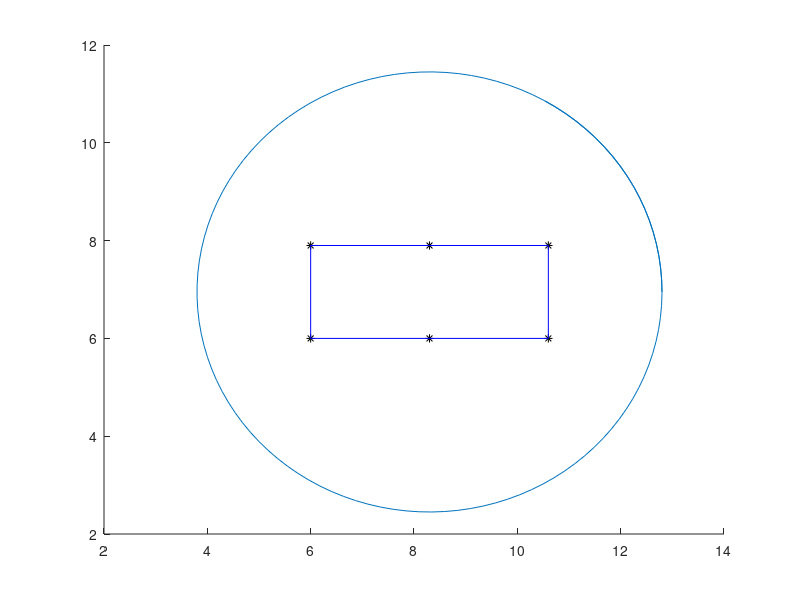

MATLAB code for this plot: (Note: this script raises an error after producing the figure.)
%UWB Project

%In this code, you can change the positions of the anchors or the radius of
%the path in order to observe the LS RMSE and Kalman RMSE from the model

clear all
close all


m = 6; %change this to the number of anchors you'd like
%m can also be a vector to run multiple trials in succession.
%sweep will track the LS and Kalman RMSE over the different configuration
%ran
sweep = zeros(3, length(m));

%preset anchors - you may modify these positions, or keep them.
A = [6 6; 6 7.9; 10.6 6; 10.6 7.9; 8.3 6; 8.3 7.9;... %Anchors 1-6
    7.15 6.95; 9.45 6.95; 9.45 7.9; 9.45 6; 7.15 7.9; 7.15 6; ... %Anchors 7-12
    6 6.95; 10.6 6.95; 8.3 6.95].'; %Anchors 13-15

%if length(m) > 1 then the for loop will run for each anchor configuration
for p = 1: length(m)
%Sampling every 0.25s
dt = 0.25;
v = 1; %velocity
%Each measurement is modeled by a gaussian random variable around the true
%range with a variance of 0.5 m^2
k = 0:dt:33; %k is the vector of time steps
r = 4.5;  %radius of the path from the center of the vehicle in meters (This can be changed if desired)
c = [8.3, 6.95]; %center of the vehicle
path(:,1) = r * cos(k/r) + c(1); %x value of path
path(:,2) = r * sin(k/r) + c(2); %y value of path

hold on
p1 = plot(path(:,1), path(:,2));  %path of the tag
Aall = (A(:,1:m(p))).';  %matrix of anchors
plot(Aall(:,1), Aall(:,2),'k*')
rectangle('Position', [6 6 4.6 1.9], 'EdgeColor', 'b') %vehicle outline

Nm = length(Aall); %Number of measurements, or anchors

%kalman filter and system set up

Fk = [1, 0, dt, 0; 0, 1, 0, dt; 0, 0, 1, 0; 0, 0, 0, 1];
Gk = [1, 0, 0, 0; 0, 1, 0, 0];
B = [0;0;0;0];
D = [0;0];

eta = 1.75;
R = [eta, 0; 0, eta]; %The covariance of the measurement noise
Q = [0, 0, 0,0; 0,0,0,0; 0,0,dt^2, 0; 0,0,0,dt^2]; %Covariance of the state

iter = 1; %number of times to run.
SumKError = 0;
SumLSError = 0;
K_Error = zeros(length(k),iter);

%For loop of iterations
for n = 1:iter

    zdis = zeros(Nm, length(k));
    xydata = zeros(Nm, length(k));
    var = .5;
    
    %For loop to create noisy measurement, zdis
    for i = 1: length(k)
        for j = 1:Nm %number of measurements
            noise = normrnd(0,sqrt(var));
            zdis(j,i) = sqrt((path(i,1) - Aall(j,1))^2 + (path(i,2) - Aall(j,2))^2) + noise;
        end
    end
    
    %least squares algorithm
    fun = @(xy,Aall)(sqrt((xy(:,1) - Aall(:,1)).^2 + (xy(:,2) - Aall(:,2)).^2));
    x0 = [9,7]; %initial estimate is approximately center of the vehicle
    
    LSestimate = zeros(length(k),2);
    kalmest = zeros(length(k),2);
    
    LS_distsq = zeros(length(k),1);
    K_distsq = zeros(length(k),1);
    
    %Kalman filter
    for i = 1: length(k)
        
        %theta is the x and y estimate from the LS algorithm
        theta = lsqcurvefit(fun,x0,Aall,(zdis(:,i)));
        zk = [theta(1); theta(2)]; %the estimate from the LS algorithm is zk
        %set up initial values for k = 1
        if i == 1
            muk1k1 = [theta(1); theta(2); 0;0];
            v = [1,1,1,1];
            Pk1k1 = diag(v);
        end
        mukk1 = Fk*muk1k1;
        Pkk1 = Q + Fk*Pk1k1*Fk.';
        Kk = Pkk1 * Gk.' * inv(Gk*Pkk1*Gk.' + R); %Kalman gain matrix
        
        mukk = mukk1 + Kk *(zk - Gk*mukk1); %state estimate (position and velocity)
        Pkk = Pkk1 - Kk*Gk*Pkk1;
        
        kalmest(i,1) = mukk(1); %x value estimate
        kalmest(i,2) = mukk(2); %y value estimate
        x0 = [mukk(1), mukk(2)];
        LSestimate(i,:) = theta;
        
        %We only need to plot one iteration
        if n==1
            p3 = plot(theta(1), theta(2), 'rx');
        end
        %update the mu and P vectors
        muk1k1 = mukk;
        Pk1k1 = Pkk;
        
        %distance between LS estimate and path squared
        LS_distsq(i) = (theta(1) - path(i,1))^2 + (theta(2) - path(i,2))^2;
        K_distsq(i) = (mukk(1) - path(i,1))^2 +(mukk(2) - path(i,2))^2;
        
    end
    
    LSdis = sum(LS_distsq);
    Kaldis = sum(K_distsq);
    K_Error(:,n) = K_distsq;
    
    LSrmse = sqrt(LSdis/length(path));
    Kalrmse = sqrt(Kaldis/length(path));
    
    SumLSError = LSrmse + SumLSError;
    SumKError = Kalrmse + SumKError; %This is summing the error over the iterations
    
    %plotting
    if n == 1
        p4 = plot(kalmest(:,1),kalmest(:,2), 'g');
        
        xlabel('x(m)')
        ylabel('y(m)')
        for i = 1:Nm
            txt = [' ',num2str(i)];
            text(Aall(i,1), Aall(i,2), txt)
        end
        legend([p1, p3, p4], 'Target Path', 'LS Estimates', 'Kalman Estimates')
        axis([0 16 -1 15])
    end
    
end %This is the end of the iterations

%Mean least square error
avgLSerr = SumLSError/iter %for the LS algorithm
avgKerr = SumKError/iter %for the Kalman filter
Kerr_ang = sum(K_Error,2)./iter; %Average of the error at each angle.
ang = k/r*180/pi;

%plot the error at each angle. The origin is at the center of the vehicle.
hold off
figure(2)
plot((k./r*180/pi),Kerr_ang)
xlabel('Angle (Degrees)'); ylabel('Squared Error (m^2)'); title('Squared Error vs. angle'); 
axis([40 450 0.1 .5])

sweep(:,p) = [m(p), avgLSerr, avgKerr];

end %this is the end of the parameter sweep.

